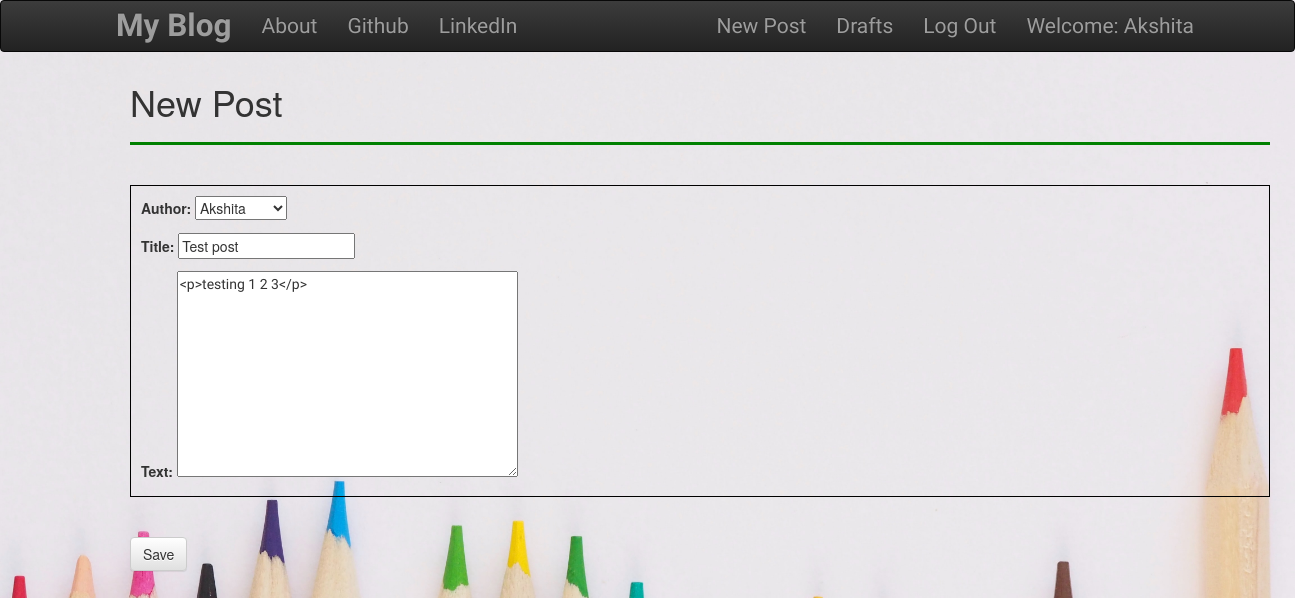
Page /post/6/edit/ (signed in) on the committed database.
### blog/models.py (models this page shows, shortened)
class Post(models.Model):
    author = models.ForeignKey('auth.User',on_delete=models.CASCADE,)
    title = models.CharField(max_length=200)
    text = models.TextField()
    create_date = models.DateTimeField(default=timezone.now)
    published_date = models.DateTimeField(blank=True,null=True)

### blog/views.py (the view)
# urls.py: url(r'^post/(?P<pk>\d+)/edit/$',views.PostUpdateView.as_view(),name='post_edit'),
class PostUpdateView(LoginRequiredMixin,UpdateView):
    login_url = '/login/'
    redirect_field_name = 'blog/post_detail.html'
    form_class = PostForm
    model = Post

### blog/forms.py
class PostForm(forms.ModelForm):
    class Meta():
        model = Post
        fields = ('author','title','text')
        widgets = {
            'title':forms.TextInput(attrs={'class':'textinputclass'}),
            'text':forms.Textarea(attrs={'class':'editable medium-editor-textarea postcontent'})
        }

### blog/templates/blog/post_form.html (shortened to what this page needs)
{% extends "blog/base.html" %}
{% block content %}
<div class="container centerstage">
  <h1>New Post</h1>
    <hr class="solid">
    <br>
  <form class="post-form" method="POST">
    <div class="boxed">
      {{ form.as_p }}
    </div>
    <br><br>
    <button type="submit" class="save btn btn-default">Save</button><br>
  </form>
</div>
{% endblock %}

### blog/templates/blog/base.html (shortened to what this page needs)
<!DOCTYPE html>
{% load static %}
<html lang="en" dir="ltr">
  <head>
    <link rel="stylesheet" href="https://maxcdn.bootstrapcdn.com/bootstrap/3.3.7/css/bootstrap.min.css">
    <link rel="stylesheet" href="https://maxcdn.bootstrapcdn.com/bootstrap/3.3.7/css/bootstrap-theme.min.css">
    <link rel="stylesheet" href="//cdn.jsdelivr.net/npm/medium-editor@latest/dist/css/medium-editor.min.css" type="text/css" media="screen" charset="utf-8">
    <link rel="stylesheet" href="{% static 'css/blog.css' %}">
  </head>
  <body>
    <nav class="navbar navbar-inverse techfont custom-navbar">
      <div class="centerstage">
        <ul class="nav navbar-nav">
          <li><a class='navbar-brand bigbrand' href="{% url 'post_list' %}"><b>My Blog</b></a></li>
          <li><a href="{% url 'about'%}">About</a></li>
          <li><a href="https://www.github.com">Github</a></li>
          <li><a href="https://www.linkedin.com">LinkedIn</a></li>
        </ul>
        <ul class="nav navbar-nav navbar-right">
          {% if user.is_authenticated %}
          <li>
            <a href="{% url 'post_new' %}">New Post</a>
          </li>
          <li>
            <a href="{% url 'post_draft_list' %}">Drafts</a>
          </li>
          <li>
            <a href="{% url 'logout' %}">Log Out</a>
          </li>
          <li>
            <a>Welcome: {{user.username}}</a>
          </li>
            {% else %}
            <li><a class="nav navbar-right" href="{% url 'login' %}"> Login</a></li>
            <li><a href="{% url 'sign-up' %}">Register</a></li>
          {% endif %}
        </ul>
      </div>
    </nav>
    <div class="content">
      <div class="col-lg-9 col-md-6 col-xs-6 col-sm-6">
        <div>
          {% block content %}
          {% endblock %}
        </div>
      </div>
    </div>
  </body>
</html>

### blog/static/css/blog.css (style rules this page uses)
.techfont { font-family: 'Song Myung', serif; font-size: 1.5em; margin-bottom: 10px; }
.bigbrand { font-size: 1.5em; }
.centerstage { margin-left: 100px; margin-right: 100px; }
.postcontent { font-family: 'Song Myung', serif; font-size: 1em; }
.boxed { border: 1px solid black ; padding-top: 10px; padding-right: 10px; padding-left: 10px; padding-right: 10px; }
.solid { border-top: 3px solid green; }
body { background: url(/static/img/pens.jpg) no-repeat center center fixed; background-size: cover; height: 100%; overflow: hidden; }

### rows in the picture
Post: author "Akshita", title "Test post", text "<p>testing 1 2 3</p>"

### other values in the picture
{{ user.username }} "Akshita"
